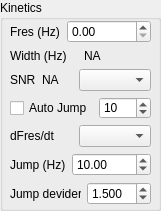
   <widget class="QGroupBox" name="groupBoxExperimentKinetics">
    <property name="geometry">
     <rect>
      <x>10</x>
      <y>430</y>
      <width>161</width>
      <height>211</height>
     </rect>
    </property>
    <property name="title">
     <string>Kinetics</string>
    </property>
    <widget class="QWidget" name="layoutWidget">
     <property name="geometry">
      <rect>
       <x>10</x>
       <y>20</y>
       <width>141</width>
       <height>185</height>
      </rect>
     </property>
     <layout class="QVBoxLayout" name="verticalLayout_6">
      <item>
       <layout class="QHBoxLayout" name="horizontalLayout_44">
        <item>
         <widget class="QLabel" name="labelResonanceFrequency">
          <property name="text">
           <string>Fres (Hz)</string>
          </property>
         </widget>
        </item>
        <item>
         <widget class="QDoubleSpinBox" name="doubleSpinBoxResonanceFrequency">
          <property name="maximum">
           <double>2000000.000000000000000</double>
          </property>
         </widget>
        </item>
       </layout>
      </item>
      <item>
       <layout class="QHBoxLayout" name="horizontalLayout_10">
        <item>
         <widget class="QLabel" name="labelResonanceWidth">
          <property name="text">
           <string>Width (Hz)</string>
          </property>
         </widget>
        </item>
        <item>
         <widget class="QLabel" name="labelResonanceWidthValue">
          <property name="text">
           <string>NA</string>
          </property>
         </widget>
        </item>
       </layout>
      </item>
      <item>
       <layout class="QHBoxLayout" name="horizontalLayout_9">
        <item>
         <widget class="QLabel" name="labelSNR">
          <property name="text">
           <string>SNR</string>
          </property>
         </widget>
        </item>
        <item>
         <widget class="QLabel" name="labelSNRValue">
          <property name="text">
           <string>NA</string>
          </property>
         </widget>
        </item>
        <item>
         <spacer name="horizontalSpacer">
          <property name="orientation">
           <enum>Qt::Horizontal</enum>
          </property>
          <property name="sizeHint" stdset="0">
           <size>
            <width>40</width>
            <height>20</height>
           </size>
          </property>
         </spacer>
        </item>
        <item>
         <widget class="QComboBox" name="comboBoxJumpAfterExtremum">
          <property name="sizePolicy">
           <sizepolicy hsizetype="Preferred" vsizetype="Fixed">
            <horstretch>50</horstretch>
            <verstretch>0</verstretch>
           </sizepolicy>
          </property>
         </widget>
        </item>
       </layout>
      </item>
      <item>
       <layout class="QHBoxLayout" name="horizontalLayout_49">
        <item>
         <widget class="QCheckBox" name="checkBoxAutoKinetics">
          <property name="text">
           <string>Auto Jump</string>
          </property>
         </widget>
        </item>
        <item>
         <widget class="QSpinBox" name="spinBoxJumpAfterExtremum">
          <property name="value">
           <number>10</number>
          </property>
         </widget>
        </item>
       </layout>
      </item>
      <item>
       <layout class="QHBoxLayout" name="horizontalLayout_14">
        <item>
         <widget class="QLabel" name="labelDFresDT">
          <property name="text">
           <string>dFres/dt</string>
          </property>
         </widget>
        </item>
        <item>
         <widget class="QComboBox" name="comboBoxDFresDT"/>
        </item>
       </layout>
      </item>
      <item>
       <layout class="QHBoxLayout" name="horizontalLayout_47">
        <item>
         <widget class="QLabel" name="labelJump">
          <property name="text">
           <string>Jump (Hz)</string>
          </property>
         </widget>
        </item>
        <item>
         <widget class="QDoubleSpinBox" name="doubleSpinBoxJump">
          <property name="maximum">
           <double>2000000.000000000000000</double>
          </property>
          <property name="value">
           <double>10.000000000000000</double>
          </property>
         </widget>
        </item>
       </layout>
      </item>
      <item>
       <layout class="QHBoxLayout" name="horizontalLayout_48">
        <item>
         <widget class="QLabel" name="labelJumpDevider">
          <property name="text">
           <string>Jump devider</string>
          </property>
         </widget>
        </item>
        <item>
         <widget class="QDoubleSpinBox" name="doubleSpinBoxJumpDevider">
          <property name="decimals">
           <number>3</number>
          </property>
          <property name="maximum">
           <double>99.000000000000000</double>
          </property>
          <property name="singleStep">
           <double>0.100000000000000</double>
          </property>
          <property name="value">
           <double>1.500000000000000</double>
          </property>
         </widget>
        </item>
       </layout>
      </item>
     </layout>
    </widget>
   </widget>
